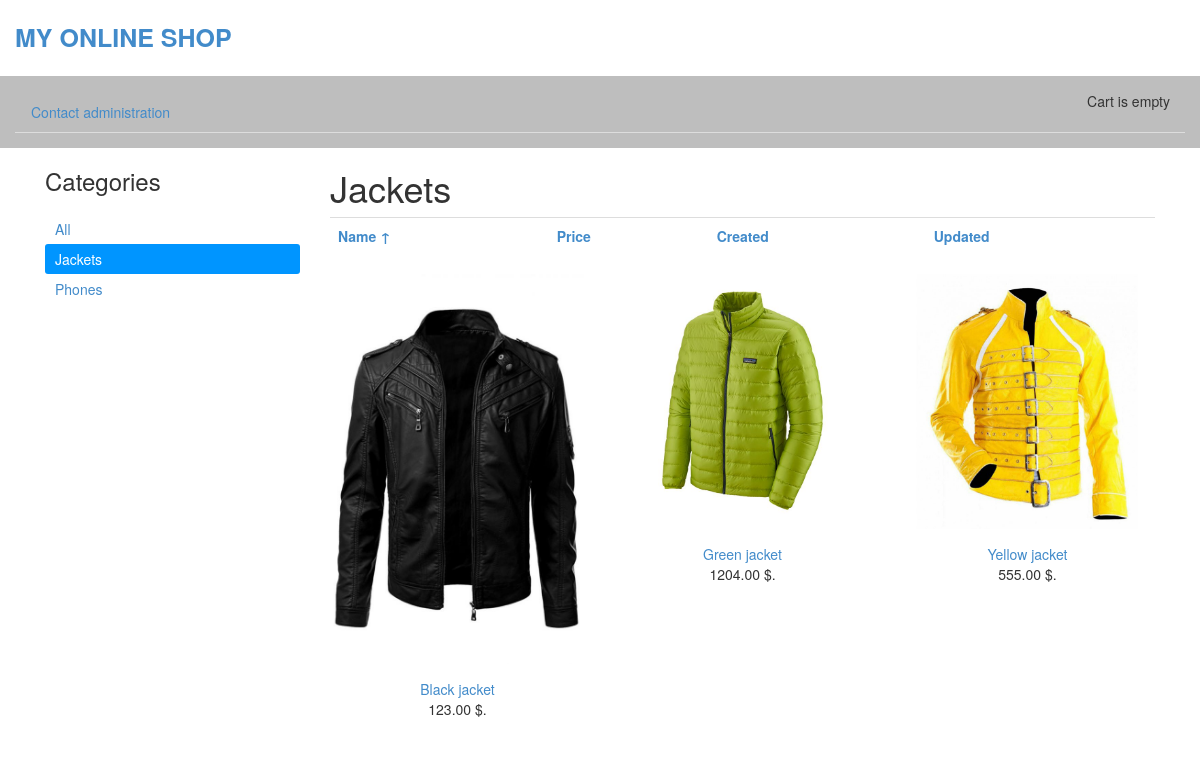
The page /jackets/?order_by=name on the database its author committed.
### shop/models.py (models this page shows, shortened)
class Category(models.Model):
    name = models.CharField(max_length=200, db_index=True)
    slug = models.SlugField(max_length=200, db_index=True, unique=True)
    class Meta:
        ordering = ['name']
        verbose_name = 'Category'
        verbose_name_plural = 'Categories'
    def get_absolute_url(self):
        return reverse('shop:ProductListByCategory', args=[self.slug])

class Product(models.Model):
    category = models.ForeignKey(Category, related_name='products', verbose_name="Category", on_delete=models.PROTECT)
    name = models.CharField(max_length=200, db_index=True, verbose_name="Name")
    slug = models.SlugField(max_length=200, db_index=True)
    image = models.ImageField(upload_to='products/%Y/%m/%d/', blank=True, verbose_name="Product image")
    description = models.TextField(blank=True, verbose_name="description")
    price = models.DecimalField(max_digits=10, decimal_places=2, verbose_name="Price")
    stock = models.PositiveIntegerField(verbose_name="In stock")
    available = models.BooleanField(default=True, verbose_name="Available")
    created = models.DateTimeField(auto_now_add=True)
    updated = models.DateTimeField(auto_now=True)
    class Meta:
        ordering = ['name']
        index_together = [
            ['id', 'slug']
        ]
    def get_absolute_url(self):
          return reverse('shop:ProductDetail', args=[self.id, self.slug])

### shop/views.py (the view)
# urls.py: url(r'^(?P<category_slug>[-\w]+)/$', views.ProductList, name='ProductListByCategory'),
def ProductList(request, category_slug=None):
    category = None
    categories = Category.objects.all()
    products = Product.objects.filter(available=True)
    if category_slug:
        category = get_object_or_404(Category, slug=category_slug)
        products = products.filter(category=category)
    order_by = request.GET.get("order_by", "")
    if order_by in ("name", "price", "created", "updated"):
        products = products.order_by(order_by)
        if request.GET.get("reverse", "") == '1':
            products = products.reverse()
    else:
        products = products.order_by("created").reverse()
    paginator = Paginator(products, 3)
    page = request.GET.get("page")
    try:
        products = paginator.page(page)
    except PageNotAnInteger:
        products = paginator.page(1)
    except EmptyPage:
        products = paginator.page(paginator.num_pages)
    return render(request, 'shop/product/list.html', {
        'category': category,
        'categories': categories,
        'products': products
    })

### cart/cart.py (called while the page is built)
    def __len__(self):
        return sum(item['quantity'] for item in self.cart.values())

### cart/context_processors.py (called while the page is built)
def cart(request):
    return {'cart': Cart(request)}

### shop/templates/shop/product/list.html (shortened to what this page needs)
{% extends 'shop/base.html' %}
{% load static %}
{% block content %}
  <div id="sidebar" class="col-sm-3">
    <h3>Categories</h3>
    <ul>
      <li {% if not category %} class="selected" {% endif %}>
        <a href="{% url "shop:ProductList" %}">All</a>
      </li>
      {% for cat in categories %}
        <li {% if category.slug == cat.slug %} class="selected" {% endif %}>
          <a href="{{ cat.get_absolute_url }}">{{ cat.name }}</a>
        </li>
      {% endfor %}
    </ul>
  </div>
  <div id="main" class="product_list col-sm-9">
    <h1>{% if category %}{{ category.name }}{% else %}All Products{% endif %}</h1>
    <table class="table">
        <tbody>
            <tr>
                {% with order_by=request.GET.order_by reverse=request.GET.reverse %}
                <th><a href="{{ category.get_absolute_url }}?order_by=name{% if order_by == 'name' and reverse != '1' %}&amp;reverse=1{% endif %}">
                            Name {% if order_by == 'name' and reverse != '1' %}&uarr;{% elif order_by == 'name' and reverse == '1' %}&darr;{% endif %}</a></th>
                <th><a href="{{ category.get_absolute_url }}?order_by=price{% if order_by == 'price' and reverse != '1' %}&amp;reverse=1{% endif %}">
                            Price {% if order_by == 'price' and reverse != '1' %}&uarr;{% elif order_by == 'price' and reverse == '1' %}&darr;{% endif %}</a></th>
                <th><a href="{{ category.get_absolute_url }}?order_by=created{% if order_by == 'created' and reverse != '1' %}&amp;reverse=1{% endif %}">
                            Created {% if order_by == 'created' and reverse != '1' %}&uarr;{% elif order_by == 'created' and reverse == '1' %}&darr;{% endif %}</a></th>
                <th><a href="{{ category.get_absolute_url }}?order_by=updated{% if order_by == 'updated' and reverse != '1' %}&amp;reverse=1{% endif %}">
                            Updated {% if order_by == 'updated' and reverse != '1' %}&uarr;{% elif order_by == 'updated' and reverse == '1' %}&darr;{% endif %}</a></th>
                {% endwith %}
            </tr>
        </tbody>
    </table>
    <div class="items row">
      {% for product in products %}
        <div class="item col-sm-4">
          <a href="{{ product.get_absolute_url }}">
            <img src="{% if product.image %}{{ product.image.url }}{% else %}{% static "img/no-image.jpg"%}{% endif %}" class="img-responsive">
          </a>
          <a href="{{ product.get_absolute_url }}">{{ product.name }}</a><br>
          {{ product.price }} $.
        </div>
      {% endfor %}
    </div>
  </div>
{% endblock %}

### static/css/style.css (style rules this page uses)
#sidebar ul { list-style: none; margin: 0; padding: 0; margin-top: 20px; }
#sidebar ul li { padding: 5px 10px; }
#sidebar ul li.selected { background: #0095ff; color: white; border-radius: 3px; }
#sidebar ul li.selected a { color: white; }
.items { margin-top: 20px; }
.item { text-align: center; margin-bottom: 30px; }
.item a img { margin-bottom: 15px; }
th, td { padding: 5px; }

### rows shown on the page
Category: name "Jackets"
Category: name "Phones"
Product: image (picture), name "Black jacket", price "123.00"
Product: image (picture), name "Green jacket", price "1204.00"
Product: image (picture), name "Yellow jacket", price "555.00"
